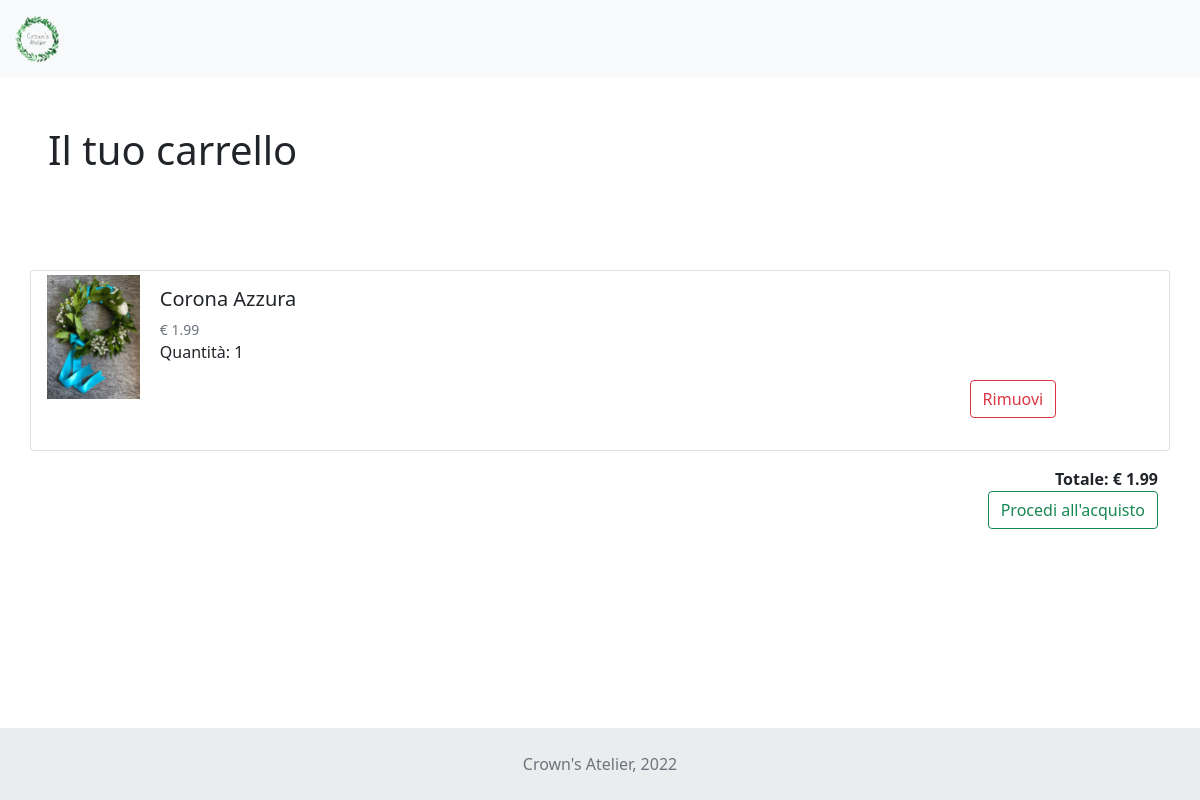
The page /cart.php (signed in) on the database its author committed.
### tables this page shows
CREATE TABLE `carrelli` (
  `idCliente` int NOT NULL,
  `idProdotto` int NOT NULL,
  `idFornitore` int NOT NULL,
  `qnt` int NOT NULL,
  PRIMARY KEY (`idCliente`,`idProdotto`,`idFornitore`),
  KEY `fk_carrelli_cliente_idx` (`idCliente`),
  KEY `fk_carrelli_fornitore_idx` (`idFornitore`),
  KEY `fk_carrelli_idProdotto_idx` (`idProdotto`),
  CONSTRAINT `fk_carrelli_cliente` FOREIGN KEY (`idCliente`) REFERENCES `utenti` (`idUtente`),
  CONSTRAINT `fk_carrelli_fornitore` FOREIGN KEY (`idFornitore`) REFERENCES `prodotti_forniti` (`idFornitore`),
  CONSTRAINT `fk_carrelli_idProdotto` FOREIGN KEY (`idProdotto`) REFERENCES `prodotti_forniti` (`idProdotto`)
);

CREATE TABLE `prodotti` (
  `idProdotto` int NOT NULL AUTO_INCREMENT,
  `nome` varchar(512) NOT NULL,
  `descrizione` varchar(512) NOT NULL,
  `imgURL` varchar(150) NOT NULL,
  `categoria` int NOT NULL,
  PRIMARY KEY (`idProdotto`),
  KEY `fk_prodotti_categoria_idx` (`categoria`),
  CONSTRAINT `fk_prodotti_categoria` FOREIGN KEY (`categoria`) REFERENCES `categorie` (`idCategoria`)
);

CREATE TABLE `prodotti_forniti` (
  `idFornitore` int NOT NULL,
  `idProdotto` int NOT NULL,
  `prezzo` float NOT NULL,
  `qntFornita` int NOT NULL,
  PRIMARY KEY (`idFornitore`,`idProdotto`),
  KEY `fk_prodotti_forniti_email_idx` (`idFornitore`),
  KEY `fk_prodotti_forniti_idProdotto_idx` (`idProdotto`),
  CONSTRAINT `fk_prodotti_forniti_email` FOREIGN KEY (`idFornitore`) REFERENCES `utenti` (`idUtente`),
  CONSTRAINT `fk_prodotti_forniti_idProdotto` FOREIGN KEY (`idProdotto`) REFERENCES `prodotti` (`idProdotto`)
);

### db/database.php (called while the page is built, shortened)
<?php
class DatabaseHelper{
    private $db;
    public function __construct($servername, $username, $password, $dbname, $port){
        $this->db = new mysqli($servername, $username, $password, $dbname, $port);
    }
    public function cartTotal($userPkid) {
        $query = "SELECT carrelli.qnt, prodotti_forniti.prezzo
        FROM carrelli
        LEFT JOIN prodotti_forniti
        ON carrelli.idFornitore = prodotti_forniti.idFornitore
        AND carrelli.idProdotto = prodotti_forniti.idProdotto
        WHERE carrelli.idCliente = ?";
        $stmt = $this->db->prepare($query);
        $stmt->bind_param('i', $userPkid);
        $stmt->execute();
        $result = $stmt->get_result()->fetch_all(MYSQLI_ASSOC);
        $sum = 0;
        foreach ($result as $res) {
            $sum += ($res['qnt'] * $res['prezzo']);
        }
        return round($sum, 2, PHP_ROUND_HALF_DOWN);
    }
    public function cartItems($userPkid) {
        $query = "SELECT *
        FROM carrelli
        LEFT JOIN prodotti_forniti
        ON carrelli.idFornitore = prodotti_forniti.idFornitore
        AND carrelli.idProdotto = prodotti_forniti.idProdotto
        LEFT JOIN prodotti
        ON carrelli.idProdotto = prodotti.idProdotto
        WHERE carrelli.idCliente = ?";
        $stmt = $this->db->prepare($query);
        $stmt->bind_param('i', $userPkid);
        $stmt->execute();
        return $stmt->get_result()->fetch_all(MYSQLI_ASSOC);
    }
}
?>

### start.php (called while the page is built, shortened)
<?php
require_once("db/database.php");
$dbh = new DatabaseHelper("127.0.0.1", "root", "root", "my_crownsatelier", 3306);
?>

### template/cart-view.php (the view, shortened to what this page needs)
<main>
<div class="m-5">
    <h1>Il tuo carrello</h1>
</div>
<div class="album py-5">
    <div class="container">
        <div class="row">
        <?php foreach($templateParams["prodotti"] as $prodotto): ?>
            <div class="card mb-3 d-flex">
                <div class="row g-0">
                    <div class="col-3 col-md-1 m-1">
                        <img class="mw-100" src="./resources/img/products/<?php echo $prodotto['imgURL'];?>" class="img-fluid rounded-start" alt=""/>
                    </div>
                    <div class="col-8 col-md-10">
                        <div class="card-body">
                            <h5 class="card-title"><?php echo $prodotto['nome'];?></h5>
                            <small class="text-muted">€ <?php echo $prodotto['prezzo'];?></small>
                            <p class="card-text">Quantità: <?php echo $prodotto['qnt'];?></p>
                            <div class="d-flex justify-content-end align-items-center">
                                <form method="POST" action="#">
                                    <button type="submit" name="remove" class="btn btn-outline-danger">Rimuovi</button>
                                </form>
                            </div>
                        </div>
                    </div>
                </div>
            </div>
        <?php endforeach;?>
        <?php if(count($templateParams["prodotti"])!= 0 ):?>
        <div class="d-grid gap-2 d-sm-flex justify-content-end">
            <strong>Totale: € <?php echo $templateParams['cartTotal']?></strong>
        </div>
        <div class="d-grid gap-2 d-sm-flex justify-content-end">
            <a href="./order-confirm.php" class="btn btn-outline-success">Procedi all'acquisto</a>
        </div>
        <?php endif;?>
    </div>
</div>
</main>

### rows shown on the page
carrelli: prodotti.imgURL (picture), prodotti.nome "Corona Azzura", prodotti_forniti.prezzo "1.99", qnt "1"

### other values the page prints
$templateParams['cartTotal'] "1.99"
